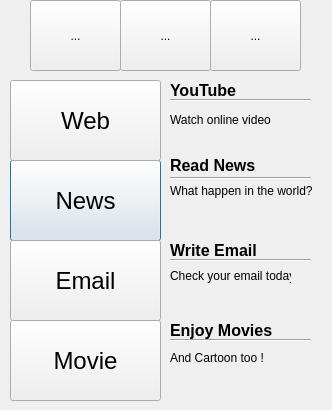
<?xml version="1.0" encoding="UTF-8"?>
<ui version="4.0">
 <class>Mama</class>
 <widget class="QDialog" name="Mama">
  <property name="windowModality">
   <enum>Qt::NonModal</enum>
  </property>
  <property name="geometry">
   <rect>
    <x>0</x>
    <y>0</y>
    <width>332</width>
    <height>410</height>
   </rect>
  </property>
  <property name="windowTitle">
   <string>Mama</string>
  </property>
  <property name="autoFillBackground">
   <bool>false</bool>
  </property>
  <property name="styleSheet">
   <string>QPushButton:hover:!pressed { background-color: red; }</string>
  </property>
  <widget class="QPushButton" name="newsPushButton">
   <property name="geometry">
    <rect>
     <x>10</x>
     <y>160</y>
     <width>151</width>
     <height>81</height>
    </rect>
   </property>
   <property name="font">
    <font>
     <pointsize>18</pointsize>
    </font>
   </property>
   <property name="toolTip">
    <string>News</string>
   </property>
   <property name="text">
    <string>News</string>
   </property>
   <property name="icon">
    <iconset>
     <normaloff>img/kimo.JPG</normaloff>img/kimo.JPG</iconset>
   </property>
   <property name="iconSize">
    <size>
     <width>70</width>
     <height>70</height>
    </size>
   </property>
  </widget>
  <widget class="QPushButton" name="internetPushButton">
   <property name="geometry">
    <rect>
     <x>10</x>
     <y>80</y>
     <width>151</width>
     <height>81</height>
    </rect>
   </property>
   <property name="font">
    <font>
     <pointsize>18</pointsize>
    </font>
   </property>
   <property name="toolTip">
    <string>Wath YouTube</string>
   </property>
   <property name="styleSheet">
    <string/>
   </property>
   <property name="text">
    <string>Web</string>
   </property>
   <property name="icon">
    <iconset>
     <normaloff>img/firefox.jpg</normaloff>img/firefox.jpg</iconset>
   </property>
   <property name="iconSize">
    <size>
     <width>70</width>
     <height>70</height>
    </size>
   </property>
  </widget>
  <widget class="QPushButton" name="emailPushButton">
   <property name="geometry">
    <rect>
     <x>10</x>
     <y>240</y>
     <width>151</width>
     <height>81</height>
    </rect>
   </property>
   <property name="minimumSize">
    <size>
     <width>131</width>
     <height>71</height>
    </size>
   </property>
   <property name="font">
    <font>
     <pointsize>18</pointsize>
    </font>
   </property>
   <property name="toolTip">
    <string>Check Email</string>
   </property>
   <property name="text">
    <string>Email</string>
   </property>
   <property name="icon">
    <iconset>
     <normaloff>img/email.jpg</normaloff>img/email.jpg</iconset>
   </property>
   <property name="iconSize">
    <size>
     <width>70</width>
     <height>70</height>
    </size>
   </property>
  </widget>
  <widget class="QPushButton" name="moviePushButton">
   <property name="geometry">
    <rect>
     <x>10</x>
     <y>320</y>
     <width>151</width>
     <height>81</height>
    </rect>
   </property>
   <property name="minimumSize">
    <size>
     <width>131</width>
     <height>71</height>
    </size>
   </property>
   <property name="font">
    <font>
     <pointsize>18</pointsize>
    </font>
   </property>
   <property name="toolTip">
    <string>Video Show</string>
   </property>
   <property name="text">
    <string>Movie</string>
   </property>
   <property name="icon">
    <iconset>
     <normaloff>img/movie.jpg</normaloff>img/movie.jpg</iconset>
   </property>
   <property name="iconSize">
    <size>
     <width>70</width>
     <height>70</height>
    </size>
   </property>
  </widget>
  <widget class="QLabel" name="newsLabel">
   <property name="geometry">
    <rect>
     <x>170</x>
     <y>50</y>
     <width>161</width>
     <height>81</height>
    </rect>
   </property>
   <property name="font">
    <font>
     <pointsize>12</pointsize>
     <weight>75</weight>
     <bold>true</bold>
    </font>
   </property>
   <property name="text">
    <string>YouTube </string>
   </property>
  </widget>
  <widget class="QLabel" name="internetLabel">
   <property name="geometry">
    <rect>
     <x>170</x>
     <y>130</y>
     <width>91</width>
     <height>71</height>
    </rect>
   </property>
   <property name="font">
    <font>
     <pointsize>12</pointsize>
     <weight>75</weight>
     <bold>true</bold>
    </font>
   </property>
   <property name="text">
    <string>Read News</string>
   </property>
  </widget>
  <widget class="QLabel" name="emailLabel">
   <property name="geometry">
    <rect>
     <x>170</x>
     <y>180</y>
     <width>101</width>
     <height>141</height>
    </rect>
   </property>
   <property name="font">
    <font>
     <pointsize>12</pointsize>
     <weight>75</weight>
     <bold>true</bold>
    </font>
   </property>
   <property name="text">
    <string>Write Email</string>
   </property>
  </widget>
  <widget class="QLabel" name="movieLabel">
   <property name="geometry">
    <rect>
     <x>170</x>
     <y>290</y>
     <width>201</width>
     <height>81</height>
    </rect>
   </property>
   <property name="font">
    <font>
     <pointsize>12</pointsize>
     <weight>75</weight>
     <bold>true</bold>
    </font>
   </property>
   <property name="text">
    <string>Enjoy Movies</string>
   </property>
  </widget>
  <widget class="Line" name="line">
   <property name="geometry">
    <rect>
     <x>170</x>
     <y>170</y>
     <width>141</width>
     <height>16</height>
    </rect>
   </property>
   <property name="orientation">
    <enum>Qt::Horizontal</enum>
   </property>
  </widget>
  <widget class="Line" name="line_3">
   <property name="geometry">
    <rect>
     <x>170</x>
     <y>330</y>
     <width>141</width>
     <height>21</height>
    </rect>
   </property>
   <property name="orientation">
    <enum>Qt::Horizontal</enum>
   </property>
  </widget>
  <widget class="Line" name="line_2">
   <property name="geometry">
    <rect>
     <x>170</x>
     <y>80</y>
     <width>141</width>
     <height>41</height>
    </rect>
   </property>
   <property name="font">
    <font>
     <italic>true</italic>
    </font>
   </property>
   <property name="orientation">
    <enum>Qt::Horizontal</enum>
   </property>
  </widget>
  <widget class="QLabel" name="label">
   <property name="geometry">
    <rect>
     <x>170</x>
     <y>260</y>
     <width>121</width>
     <height>31</height>
    </rect>
   </property>
   <property name="text">
    <string>Check your email today?</string>
   </property>
  </widget>
  <widget class="QLabel" name="label_2">
   <property name="geometry">
    <rect>
     <x>170</x>
     <y>180</y>
     <width>151</width>
     <height>21</height>
    </rect>
   </property>
   <property name="text">
    <string>What happen in the world?</string>
   </property>
  </widget>
  <widget class="QLabel" name="label_3">
   <property name="geometry">
    <rect>
     <x>170</x>
     <y>110</y>
     <width>101</width>
     <height>20</height>
    </rect>
   </property>
   <property name="text">
    <string>Watch online video!</string>
   </property>
  </widget>
  <widget class="QLabel" name="label_4">
   <property name="geometry">
    <rect>
     <x>170</x>
     <y>350</y>
     <width>101</width>
     <height>16</height>
    </rect>
   </property>
   <property name="text">
    <string>And Cartoon too !</string>
   </property>
  </widget>
  <widget class="Line" name="line_4">
   <property name="geometry">
    <rect>
     <x>170</x>
     <y>250</y>
     <width>141</width>
     <height>21</height>
    </rect>
   </property>
   <property name="orientation">
    <enum>Qt::Horizontal</enum>
   </property>
  </widget>
  <widget class="QToolButton" name="toolButton">
   <property name="geometry">
    <rect>
     <x>30</x>
     <y>0</y>
     <width>91</width>
     <height>71</height>
    </rect>
   </property>
   <property name="toolTip">
    <string>HAHA</string>
   </property>
   <property name="text">
    <string>...</string>
   </property>
   <property name="icon">
    <iconset>
     <normaloff>img/chopper.jpg</normaloff>img/chopper.jpg</iconset>
   </property>
   <property name="iconSize">
    <size>
     <width>90</width>
     <height>90</height>
    </size>
   </property>
  </widget>
  <widget class="QToolButton" name="toolButton_2">
   <property name="geometry">
    <rect>
     <x>120</x>
     <y>0</y>
     <width>91</width>
     <height>71</height>
    </rect>
   </property>
   <property name="toolTip">
    <string>HAHAHA!</string>
   </property>
   <property name="text">
    <string>...</string>
   </property>
   <property name="icon">
    <iconset>
     <normaloff>img/email.jpg</normaloff>img/email.jpg</iconset>
   </property>
   <property name="iconSize">
    <size>
     <width>90</width>
     <height>90</height>
    </size>
   </property>
  </widget>
  <widget class="QToolButton" name="toolButton_3">
   <property name="geometry">
    <rect>
     <x>210</x>
     <y>0</y>
     <width>91</width>
     <height>71</height>
    </rect>
   </property>
   <property name="toolTip">
    <string>HAHAHAHAHHAHAHAHA!</string>
   </property>
   <property name="text">
    <string>...</string>
   </property>
   <property name="icon">
    <iconset>
     <normaloff>img/chopper.png</normaloff>img/chopper.png</iconset>
   </property>
   <property name="iconSize">
    <size>
     <width>90</width>
     <height>90</height>
    </size>
   </property>
  </widget>
 </widget>
 <layoutdefault spacing="6" margin="11"/>
 <resources/>
 <connections/>
</ui>
